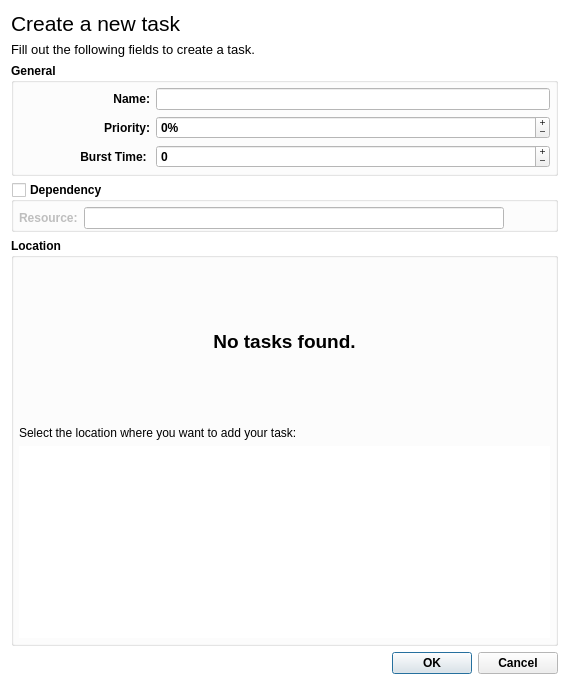
<?xml version="1.0" encoding="UTF-8"?>
<ui version="4.0">
 <class>TaskEdit</class>
 <widget class="QDialog" name="TaskEdit">
  <property name="geometry">
   <rect>
    <x>0</x>
    <y>0</y>
    <width>569</width>
    <height>685</height>
   </rect>
  </property>
  <property name="palette">
   <palette>
    <active>
     <colorrole role="Window">
      <brush brushstyle="SolidPattern">
       <color alpha="255">
        <red>255</red>
        <green>255</green>
        <blue>255</blue>
       </color>
      </brush>
     </colorrole>
    </active>
    <inactive>
     <colorrole role="Window">
      <brush brushstyle="SolidPattern">
       <color alpha="255">
        <red>255</red>
        <green>255</green>
        <blue>255</blue>
       </color>
      </brush>
     </colorrole>
    </inactive>
    <disabled>
     <colorrole role="Base">
      <brush brushstyle="SolidPattern">
       <color alpha="255">
        <red>255</red>
        <green>255</green>
        <blue>255</blue>
       </color>
      </brush>
     </colorrole>
     <colorrole role="Window">
      <brush brushstyle="SolidPattern">
       <color alpha="255">
        <red>255</red>
        <green>255</green>
        <blue>255</blue>
       </color>
      </brush>
     </colorrole>
    </disabled>
   </palette>
  </property>
  <property name="font">
   <font>
    <pointsize>9</pointsize>
   </font>
  </property>
  <property name="windowTitle">
   <string>Create a new process</string>
  </property>
  <property name="autoFillBackground">
   <bool>true</bool>
  </property>
  <layout class="QGridLayout" name="mainLayout">
   <item row="0" column="0" colspan="2">
    <layout class="QVBoxLayout" name="titleLayout">
     <item>
      <widget class="QLabel" name="title">
       <property name="font">
        <font>
         <pointsize>16</pointsize>
         <fontweight>Light</fontweight>
        </font>
       </property>
       <property name="text">
        <string>Create a new task</string>
       </property>
      </widget>
     </item>
     <item>
      <widget class="QLabel" name="description">
       <property name="font">
        <font>
         <pointsize>10</pointsize>
        </font>
       </property>
       <property name="text">
        <string>Fill out the following fields to create a task.</string>
       </property>
      </widget>
     </item>
    </layout>
   </item>
   <item row="1" column="0" colspan="2">
    <widget class="QGroupBox" name="generalGroup">
     <property name="font">
      <font>
       <pointsize>9</pointsize>
       <bold>true</bold>
      </font>
     </property>
     <property name="title">
      <string>General</string>
     </property>
     <property name="flat">
      <bool>true</bool>
     </property>
     <layout class="QGridLayout" name="generalLayout">
      <property name="leftMargin">
       <number>5</number>
      </property>
      <property name="topMargin">
       <number>5</number>
      </property>
      <property name="rightMargin">
       <number>5</number>
      </property>
      <property name="bottomMargin">
       <number>5</number>
      </property>
      <item row="1" column="0">
       <widget class="QLabel" name="priorityLabel">
        <property name="font">
         <font>
          <pointsize>9</pointsize>
          <bold>true</bold>
         </font>
        </property>
        <property name="text">
         <string>Priority:</string>
        </property>
        <property name="alignment">
         <set>Qt::AlignmentFlag::AlignRight|Qt::AlignmentFlag::AlignTrailing|Qt::AlignmentFlag::AlignVCenter</set>
        </property>
       </widget>
      </item>
      <item row="0" column="1" colspan="3">
       <widget class="QLineEdit" name="nameEdit">
        <property name="sizePolicy">
         <sizepolicy hsizetype="MinimumExpanding" vsizetype="Fixed">
          <horstretch>0</horstretch>
          <verstretch>0</verstretch>
         </sizepolicy>
        </property>
       </widget>
      </item>
      <item row="0" column="0">
       <widget class="QLabel" name="nameLabel">
        <property name="font">
         <font>
          <pointsize>9</pointsize>
          <bold>true</bold>
         </font>
        </property>
        <property name="text">
         <string>Name:</string>
        </property>
        <property name="alignment">
         <set>Qt::AlignmentFlag::AlignRight|Qt::AlignmentFlag::AlignTrailing|Qt::AlignmentFlag::AlignVCenter</set>
        </property>
       </widget>
      </item>
      <item row="2" column="0">
       <widget class="QLabel" name="burstLabel">
        <property name="font">
         <font>
          <pointsize>9</pointsize>
          <bold>true</bold>
         </font>
        </property>
        <property name="text">
         <string>Burst Time: </string>
        </property>
        <property name="alignment">
         <set>Qt::AlignmentFlag::AlignRight|Qt::AlignmentFlag::AlignTrailing|Qt::AlignmentFlag::AlignVCenter</set>
        </property>
       </widget>
      </item>
      <item row="1" column="1" colspan="3">
       <widget class="QSpinBox" name="priorityEdit">
        <property name="sizePolicy">
         <sizepolicy hsizetype="MinimumExpanding" vsizetype="Fixed">
          <horstretch>0</horstretch>
          <verstretch>0</verstretch>
         </sizepolicy>
        </property>
        <property name="wrapping">
         <bool>true</bool>
        </property>
        <property name="buttonSymbols">
         <enum>QAbstractSpinBox::ButtonSymbols::PlusMinus</enum>
        </property>
        <property name="accelerated">
         <bool>true</bool>
        </property>
        <property name="correctionMode">
         <enum>QAbstractSpinBox::CorrectionMode::CorrectToNearestValue</enum>
        </property>
        <property name="showGroupSeparator" stdset="0">
         <bool>false</bool>
        </property>
        <property name="suffix">
         <string>%</string>
        </property>
        <property name="maximum">
         <number>100</number>
        </property>
        <property name="singleStep">
         <number>1</number>
        </property>
        <property name="displayIntegerBase">
         <number>10</number>
        </property>
       </widget>
      </item>
      <item row="2" column="1" colspan="3">
       <widget class="QSpinBox" name="burstEdit">
        <property name="sizePolicy">
         <sizepolicy hsizetype="MinimumExpanding" vsizetype="Fixed">
          <horstretch>0</horstretch>
          <verstretch>0</verstretch>
         </sizepolicy>
        </property>
        <property name="wrapping">
         <bool>true</bool>
        </property>
        <property name="frame">
         <bool>true</bool>
        </property>
        <property name="buttonSymbols">
         <enum>QAbstractSpinBox::ButtonSymbols::PlusMinus</enum>
        </property>
        <property name="accelerated">
         <bool>false</bool>
        </property>
        <property name="maximum">
         <number>1000</number>
        </property>
       </widget>
      </item>
     </layout>
    </widget>
   </item>
   <item row="6" column="1">
    <widget class="QDialogButtonBox" name="controlButton">
     <property name="font">
      <font>
       <pointsize>9</pointsize>
       <bold>true</bold>
      </font>
     </property>
     <property name="orientation">
      <enum>Qt::Orientation::Horizontal</enum>
     </property>
     <property name="standardButtons">
      <set>QDialogButtonBox::StandardButton::Cancel|QDialogButtonBox::StandardButton::Ok</set>
     </property>
    </widget>
   </item>
   <item row="3" column="0" colspan="2">
    <widget class="QGroupBox" name="locationGroup">
     <property name="font">
      <font>
       <pointsize>9</pointsize>
       <bold>true</bold>
      </font>
     </property>
     <property name="title">
      <string>Location</string>
     </property>
     <property name="flat">
      <bool>true</bool>
     </property>
     <layout class="QVBoxLayout" name="locationLayout">
      <property name="leftMargin">
       <number>5</number>
      </property>
      <property name="topMargin">
       <number>5</number>
      </property>
      <property name="rightMargin">
       <number>5</number>
      </property>
      <property name="bottomMargin">
       <number>5</number>
      </property>
      <item>
       <widget class="QLabel" name="emptyLabel">
        <property name="sizePolicy">
         <sizepolicy hsizetype="MinimumExpanding" vsizetype="MinimumExpanding">
          <horstretch>0</horstretch>
          <verstretch>0</verstretch>
         </sizepolicy>
        </property>
        <property name="font">
         <font>
          <pointsize>14</pointsize>
          <fontweight>Light</fontweight>
         </font>
        </property>
        <property name="text">
         <string>No tasks found.</string>
        </property>
        <property name="alignment">
         <set>Qt::AlignmentFlag::AlignCenter</set>
        </property>
       </widget>
      </item>
      <item>
       <widget class="QLabel" name="locationDescriptionLabel">
        <property name="font">
         <font>
          <pointsize>9</pointsize>
          <bold>false</bold>
         </font>
        </property>
        <property name="text">
         <string>Select the location where you want to add your task:</string>
        </property>
       </widget>
      </item>
      <item>
       <widget class="QTreeView" name="locationView">
        <property name="sizePolicy">
         <sizepolicy hsizetype="MinimumExpanding" vsizetype="Expanding">
          <horstretch>0</horstretch>
          <verstretch>0</verstretch>
         </sizepolicy>
        </property>
        <property name="frameShape">
         <enum>QFrame::Shape::NoFrame</enum>
        </property>
        <property name="frameShadow">
         <enum>QFrame::Shadow::Plain</enum>
        </property>
       </widget>
      </item>
     </layout>
    </widget>
   </item>
   <item row="2" column="0" colspan="2">
    <widget class="QGroupBox" name="resourceGroup">
     <property name="font">
      <font>
       <pointsize>9</pointsize>
       <bold>true</bold>
      </font>
     </property>
     <property name="title">
      <string>Dependency</string>
     </property>
     <property name="flat">
      <bool>true</bool>
     </property>
     <property name="checkable">
      <bool>true</bool>
     </property>
     <property name="checked">
      <bool>false</bool>
     </property>
     <layout class="QGridLayout" name="fileLayout">
      <property name="leftMargin">
       <number>5</number>
      </property>
      <property name="topMargin">
       <number>5</number>
      </property>
      <property name="rightMargin">
       <number>5</number>
      </property>
      <property name="bottomMargin">
       <number>0</number>
      </property>
      <item row="1" column="2">
       <widget class="QPushButton" name="resourceBrowseButton">
        <property name="font">
         <font>
          <pointsize>9</pointsize>
          <bold>true</bold>
         </font>
        </property>
        <property name="text">
         <string/>
        </property>
        <property name="flat">
         <bool>true</bool>
        </property>
       </widget>
      </item>
      <item row="1" column="1">
       <widget class="QLineEdit" name="resourceEdit">
        <property name="sizePolicy">
         <sizepolicy hsizetype="MinimumExpanding" vsizetype="Fixed">
          <horstretch>0</horstretch>
          <verstretch>0</verstretch>
         </sizepolicy>
        </property>
        <property name="font">
         <font>
          <pointsize>9</pointsize>
          <bold>true</bold>
         </font>
        </property>
        <property name="readOnly">
         <bool>true</bool>
        </property>
       </widget>
      </item>
      <item row="1" column="0">
       <widget class="QLabel" name="resourceLabel">
        <property name="font">
         <font>
          <pointsize>9</pointsize>
          <bold>true</bold>
         </font>
        </property>
        <property name="text">
         <string>Resource:</string>
        </property>
       </widget>
      </item>
     </layout>
    </widget>
   </item>
  </layout>
 </widget>
 <resources/>
 <connections>
  <connection>
   <sender>controlButton</sender>
   <signal>accepted()</signal>
   <receiver>TaskEdit</receiver>
   <slot>accept()</slot>
   <hints>
    <hint type="sourcelabel">
     <x>248</x>
     <y>254</y>
    </hint>
    <hint type="destinationlabel">
     <x>157</x>
     <y>274</y>
    </hint>
   </hints>
  </connection>
  <connection>
   <sender>controlButton</sender>
   <signal>rejected()</signal>
   <receiver>TaskEdit</receiver>
   <slot>reject()</slot>
   <hints>
    <hint type="sourcelabel">
     <x>316</x>
     <y>260</y>
    </hint>
    <hint type="destinationlabel">
     <x>286</x>
     <y>274</y>
    </hint>
   </hints>
  </connection>
 </connections>
</ui>
